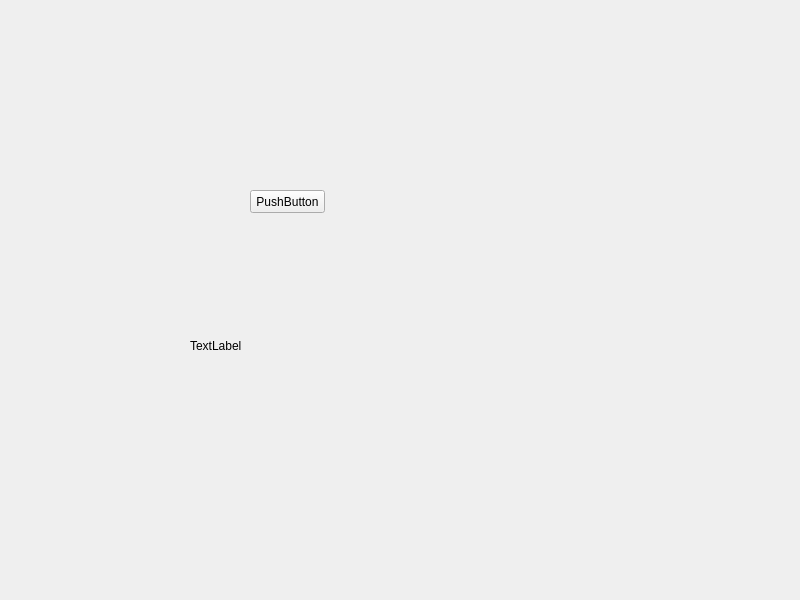
<?xml version="1.0" encoding="UTF-8"?>
<ui version="4.0">
 <class>MainWindow</class>
 <widget class="QMainWindow" name="MainWindow">
  <property name="geometry">
   <rect>
    <x>0</x>
    <y>0</y>
    <width>800</width>
    <height>600</height>
   </rect>
  </property>
  <property name="windowTitle">
   <string>MainWindow</string>
  </property>
  <widget class="QWidget" name="centralWidget">
   <widget class="QPushButton" name="pushButton">
    <property name="geometry">
     <rect>
      <x>250</x>
      <y>190</y>
      <width>75</width>
      <height>23</height>
     </rect>
    </property>
    <property name="text">
     <string>PushButton</string>
    </property>
   </widget>
   <widget class="QLabel" name="label">
    <property name="geometry">
     <rect>
      <x>190</x>
      <y>340</y>
      <width>54</width>
      <height>12</height>
     </rect>
    </property>
    <property name="text">
     <string>TextLabel</string>
    </property>
   </widget>
  </widget>
 </widget>
 <resources/>
 <connections/>
</ui>
